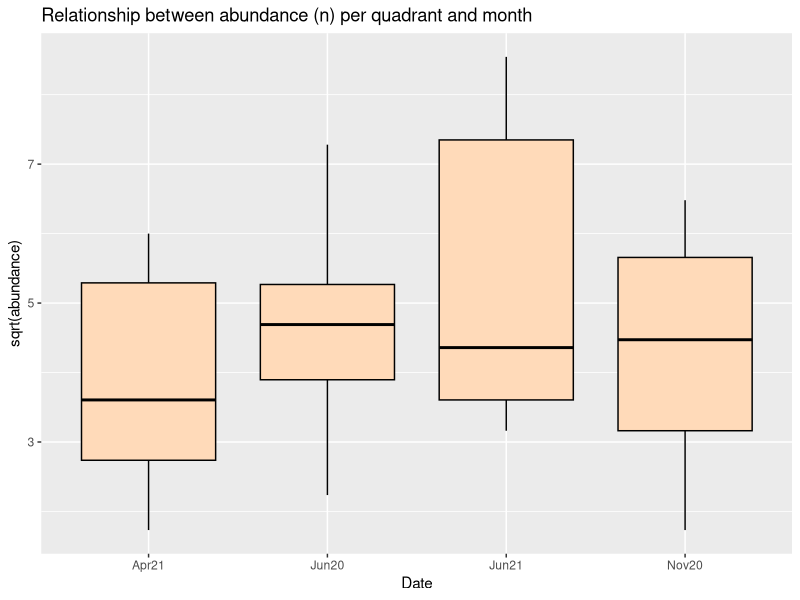
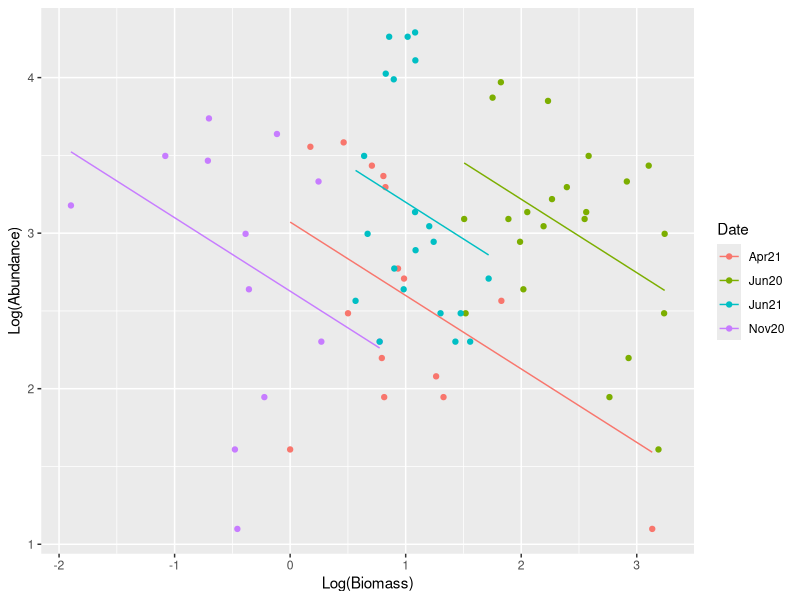
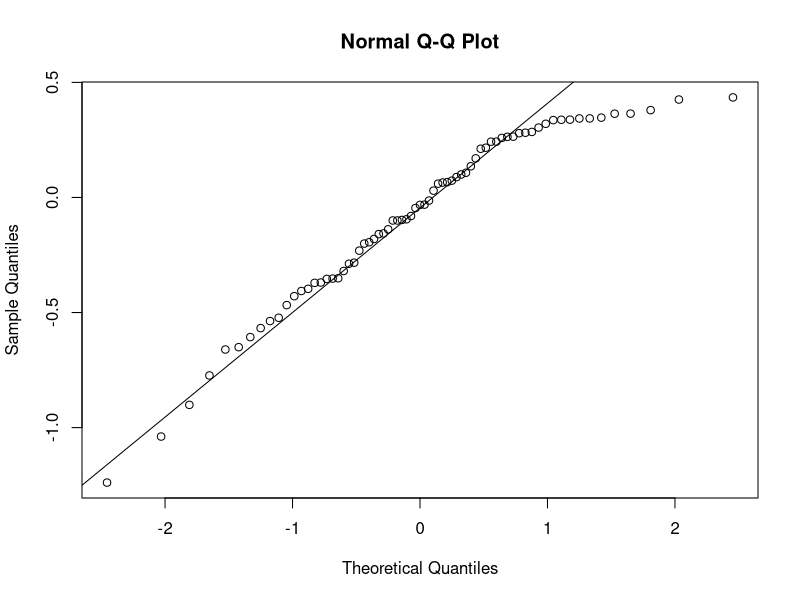
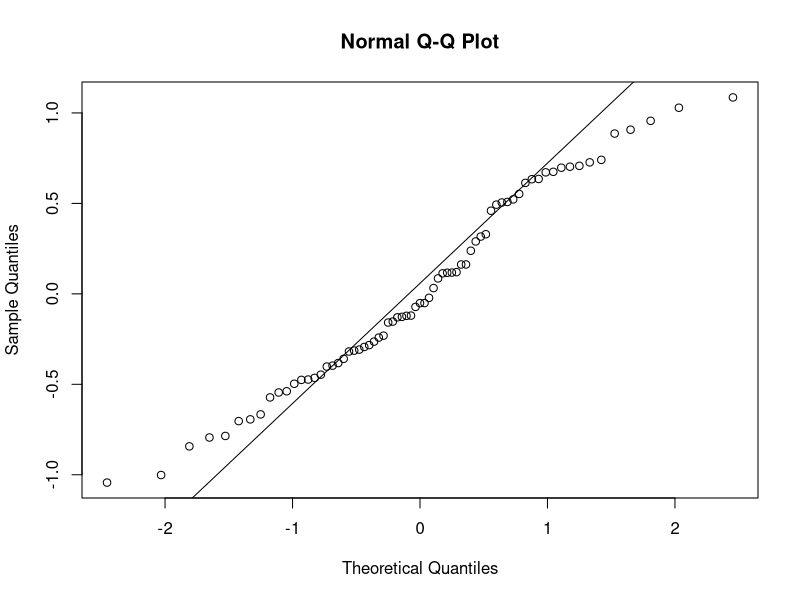

The R source for these figures, in order:
## ---- chunk 1
knitr::opts_chunk$set(echo = TRUE)
options(repos = "https://cloud.r-project.org")

library(car)
library(lme4)
library(multcomp)
library(ggplot2)
install.packages("knitr")
install.packages("kableExtra")


library(knitr)
library(kableExtra)






## ---- chunk 2
overdisp_fun <- function(model) {
    rdf <- df.residual(model)
    rp <- residuals(model,type="pearson")
    Pearson.chisq <- sum(rp^2)
    prat <- Pearson.chisq/rdf
    pval <- pchisq(Pearson.chisq, df=rdf, lower.tail=FALSE)
    c(chisq=Pearson.chisq,ratio=prat,rdf=rdf,p=pval)
}

## ---- chunk 3
prey_ab_vol <- read.csv('Dataa/prey_ab_vol.csv')
prey_ab_vol$n <- prey_ab_vol$N.H..perlevis
prey_ab_vol$row_id <- factor(1:nrow(prey_ab_vol))
prey_ab_vol$Date <- factor(prey_ab_vol$Date)
prey_ab_vol <- prey_ab_vol[, colSums(is.na(prey_ab_vol)) == 0]

#cleaning up names 
# Rename specific columns by name
old_names <- c("N.quadrat", "N.H..perlevis","Volumen.Hym..mL."," Date","row_id")  # Example: column names to be renamed
new_names <- c("Quadrant number ", "Abundance (n)","Volume (mL)","Date","row_id")  # Example: new names for the columns

for (i in 1:length(old_names)) {
  colnames(prey_ab_vol)[colnames(prey_ab_vol) == old_names[i]] <- new_names[i]
}


#summary statistics 

# Summary staitistcs for dataset 1
summaryprey_ab_vol <- summary(prey_ab_vol)
summary_table1 <- as.data.frame(summaryprey_ab_vol)
filtered_table1 <- summary_table1[complete.cases(summary_table1), ]
kable(filtered_table1, align = "c", caption = "Summary for dataset 1")


# SD Table
sd_abundance <- sd(prey_ab_vol$`Abundance (n)`)
sd_volume <- sd(prey_ab_vol$`Volume (mL)`)

sd_table2 <- data.frame(
  Metric = c("Abundance", "Volume"),
  StandardDeviation = c(sd_abundance, sd_volume)
)
kable(sd_table2, align = "c", caption = "Standard deviation of Abundance (n) and Volume (mL)")

# mean for each date
meansdabundance <- aggregate(`Abundance (n)` ~ Date, data = prey_ab_vol, FUN = function(x) c(mean = mean(x), SD = sd(x)))
meansdvolume <- aggregate(`Volume (mL)` ~ Date, data = prey_ab_vol, FUN = function(x) c(mean = mean(x), SD = sd(x)))

summary_table <- merge(meansdabundance, meansdvolume, by = "Date", suffixes = c("Abundance", "Volume"))
kable(summary_table, align = "c", caption = " mean volume and abundance for dates")

# to find out when highest and lowest volumes were recorded for each month 

#volume
highest_volume <- max(prey_ab_vol$`Volume (mL)`)
highest_volume_rows <- prey_ab_vol[prey_ab_vol$`Volume (mL)` == highest_volume, ]
lowest_volume <- min(prey_ab_vol$`Volume (mL)`)
lowest_volume_rows <- prey_ab_vol[prey_ab_vol$`Volume (mL)` == lowest_volume, ]

merged_rows <- rbind(highest_volume_rows, lowest_volume_rows)
kable(merged_rows, align = "c", caption = "Highest and lowest volume (mL)")

#abundance

highest_abundance<- max(prey_ab_vol$`Abundance (n)`)
highest_abundance_rows <- prey_ab_vol[prey_ab_vol$`Abundance (n)` == highest_abundance, ]
lowest_abundance <- min(prey_ab_vol$`Abundance (n)`)
lowest_abundance_rows <- prey_ab_vol[prey_ab_vol$`Abundance (n)` == lowest_abundance, ]

merged_rows3 <- rbind(highest_abundance_rows, lowest_abundance_rows)
kable(merged_rows3, align = "c", caption = "Highest and lowest abundance (n)")


# GLM models

#first model with interaction term, overdispersed (n ~ ln.biovolume * Date + (1 | row_id)
prey_ab_vol$ln.biovolume <- log(prey_ab_vol$`Volume (mL)`/prey_ab_vol$`Abundance (n)`)
m1 <- glm(`Abundance (n)` ~ ln.biovolume*Date,family=poisson,data=prey_ab_vol)

#overdispersion function
table6 <-(overdisp_fun(m1))
kable(table6, align = "c", caption = "Overdispersion for GLM with interaction term")

#new model
# new model no overdispersion
m2 <- glmer(n ~ ln.biovolume*Date +(1|row_id),family=poisson,data=prey_ab_vol)
my <- m2
#m2: n ~ ln.biovolume * Date + (1 | row_id)
summary_tablea <- data.frame(
  `Fixed effects` = c(
    "(Intercept)", "ln.biovolume", "DateJun20", "DateJun21", "DateNov20", "ln.biovolume:DateJun20",
    "ln.biovolume:DateJun21", "ln.biovolume:DateNov20"
  ),
  Estimate = c(3.1512, -0.5586, 0.7878, 0.9128, -0.4735, 0.1806, -0.2845, 0.2049),
  `Std. Error` = c(0.2868, 0.2564, 0.6705, 0.5771, 0.3547, 0.3570, 0.5233, 0.3746),
  `z value` = c(10.988, -2.178, 1.175, 1.582, -1.335, 0.506, -0.544, 0.547),
  `Pr(>|z|)` = c("<2e-16 ***", "0.0294 *", "0.2400", "0.1137", "0.1819", "0.61302", "0.5867", "0.5843")
)
kable(summary_tablea, align = "c", caption = "Summary of Model 2, with interaction and row id")

# overdispersion
table7 <-(overdisp_fun(m2))
kable(table7, align = "c", caption = "Overdispersion for GLM model 2")


#chisq
table6.1 <-(drop1(m2,test='Chisq'))
kable(table6.1, align = "c", caption = "Chisq test with interaction model")

# no need for interaction term, new modellll

m3 <- glmer(`Abundance (n)` ~ ln.biovolume + Date +(1|row_id),family=poisson,data=prey_ab_vol)


fixed_effects <- data.frame(
  "Variable" = c("(Intercept)", "ln.biovolume", "DateJun20", "DateJun21", "DateNov20"),
  "Estimate" = c(3.0714, -0.4722, 1.0911, 0.5996, -0.4443),
  "Std. Error" = c(0.2128, 0.1428, 0.2997, 0.2171, 0.3093),
  "z value" = c(14.435, -3.307, 3.640, 2.762, -1.436),
  "Pr(>|z|)" = c("< 2e-16 ***", "0.000943 ***", "0.000272 ***", "0.005744 **", "0.150949")
)

kable(fixed_effects, align = "c", caption = "Summary of model 3")

#chisq
table6.2 <-(drop1(m3,test='Chisq'))
kable(table6.2, align = "c", caption = "M3: chisq")



library(knitr)
linear_hypotheses <- data.frame(
  Hypothesis = c("Jun20 - Apr21 == 0", "Jun21 - Apr21 == 0", "Nov20 - Apr21 == 0", 
                 "Jun21 - Jun20 == 0", "Nov20 - Jun20 == 0", "Nov20 - Jun21 == 0"),
  Estimate = c(1.0911, 0.5996, -0.4443, -0.4915, -1.5354, -1.0438),
  `Std. Error` = c(0.2997, 0.2171, 0.3093, 0.2685, 0.4569, 0.3071),
  `z value` = c(3.640, 2.762, -1.436, -1.831, -3.360, -3.399),
  `Pr(>|z|)` = c("0.00146 **", "0.02585 *", "0.44277", "0.23402", "0.00400 **", "0.00349 **")
)

kable(linear_hypotheses,caption = "Model 3:Linear Hypotheses Summary,Tukey")

library(knitr)

data <- data.frame(
  Variable = c("Jun20 - Apr21", "Jun21 - Apr21", "Nov20 - Apr21", "Jun21 - Jun20", "Nov20 - Jun20", "Nov20 - Jun21"),
  Estimate = c(1.09108, 0.59956, -0.44427, -0.49153, -1.53535, -1.04382),
  lwr = c(0.33509, 0.05204, -1.22451, -1.16881, -2.68788, -1.81853),
  upr = c(1.847083, 1.14707, 0.33598, 0.18576, -0.38282, -0.26912)
)

kable(data,caption= "confidence interval tukey test")

me <- (overdisp_fun(m3))
kable(me,caption= "m3 overdispersionfun")












ggplot(prey_ab_vol, aes(x = Date, y = sqrt(`Abundance (n)`))) +
  geom_boxplot(fill = "#FFDAB9", color = "black") +
  labs(title = "Relationship between abundance (n) per quadrant and month") +
  xlab("Date") +
  ylab("sqrt(abundance)")


pred <- predict(m3,type='response',re.form=NA)
ggplot(prey_ab_vol,aes(x=ln.biovolume,y=log(`Abundance (n)`),color=Date)) + geom_point() +
  geom_line(aes(y=log(pred))) +
    xlab("Log(Biomass)") +
  ylab("Log(Abundance)")




#levenes test

levene_results <- data.frame(
  "-" = c("group", ""),
  Df = c("3", "67"),
  `F value` = c(0.8323, NA),
  `Pr(>F)` = c(0.4808, NA)
)

kable(levene_results,caption= "levenes test on pearson residuals")


#residuals
residuals <- resid(m3, type = "pearson")
qqnorm(residuals)
qqline(residuals)
#random effects
qqnorm(ranef(m3)$row_id[,1]); qqline(ranef(m3)$row_id[,1])
